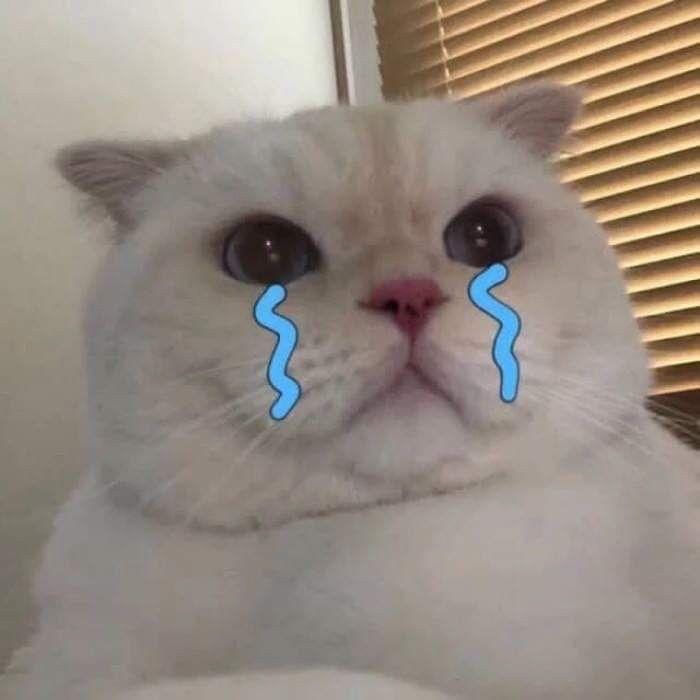
#> input picture crop_resize/cat.jpg, 700 x 700 px
$ python crop_resize_img.py
#> lines starting #> are read from the running program, lines starting #| are printed output that depends on the picture
import cv2

path = "cat.jpg"
# read img
img = cv2.imread(path)
#> img is the input picture: shape (700, 700, 3); mean B, G, R 128.8, 138, 149.5
print(img.shape)
#| (700, 700, 3)

# image resize
# dsize = (width, height)
imgResize = cv2.resize(img, dsize=(500, 300))
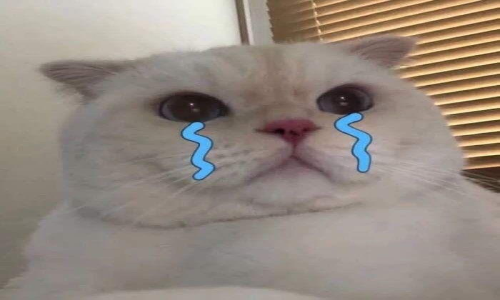
#> imgResize: shape (300, 500, 3); mean B, G, R 128.7, 137.9, 149.4
print(imgResize.shape)  # (width,height,RGB)
#| (300, 500, 3)

# image cropped
# imgCropped = img[height,width]
imgCropped = imgResize[0:300, 80:600]
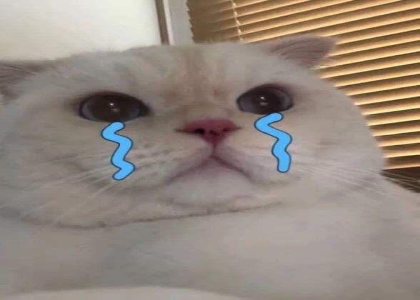
#> imgCropped: shape (300, 420, 3); mean B, G, R 127.7, 136.9, 149.3

# show image
cv2.imshow("Image", img)
cv2.imshow("Image resize", imgResize)
cv2.imshow("Image cropeed", imgCropped)
cv2.waitKey(0)
